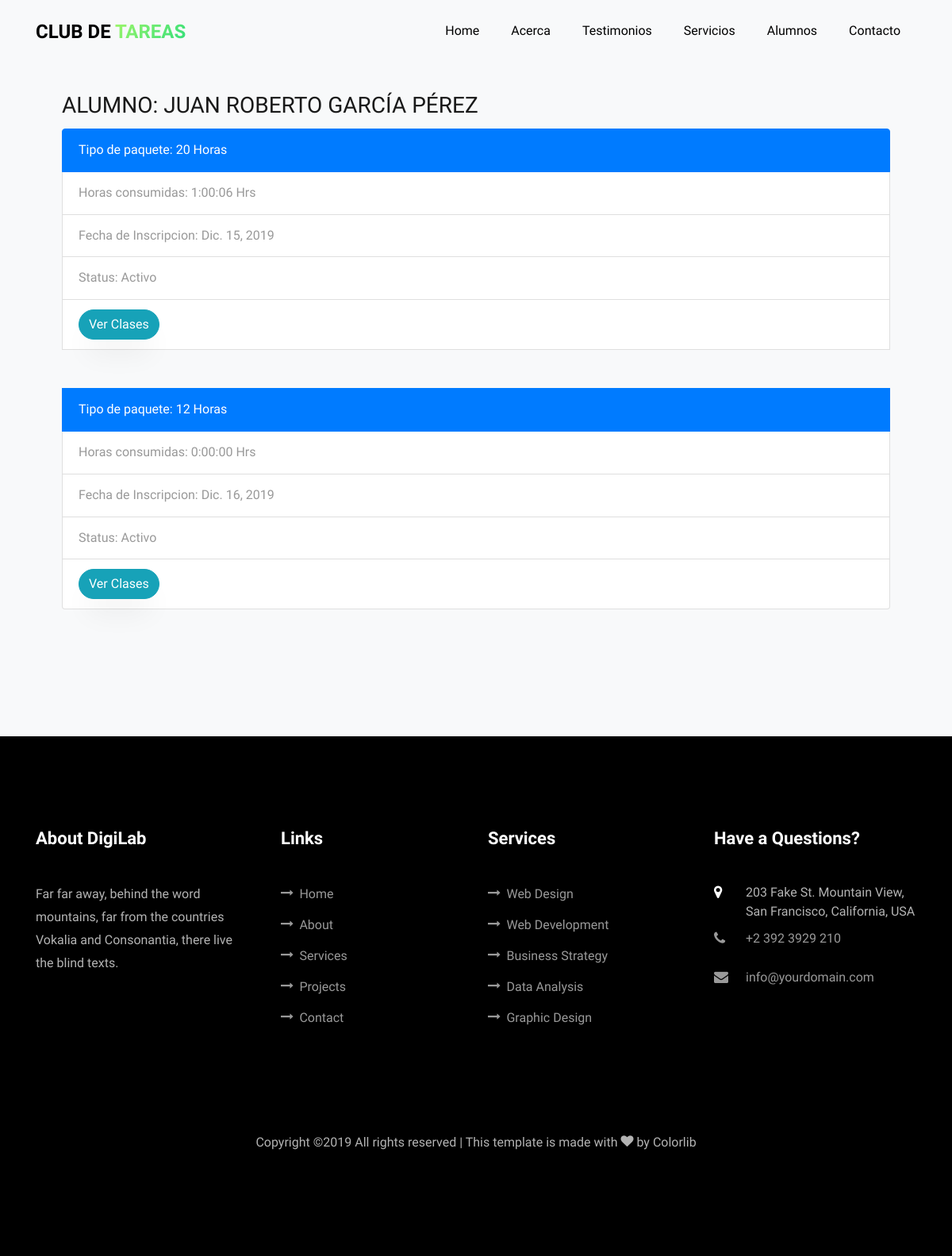
/alumnos/paquetes/68f47ca7-d247-4400-9f99-bdb701c66bbe/, run on an earlier commit of the app's database.
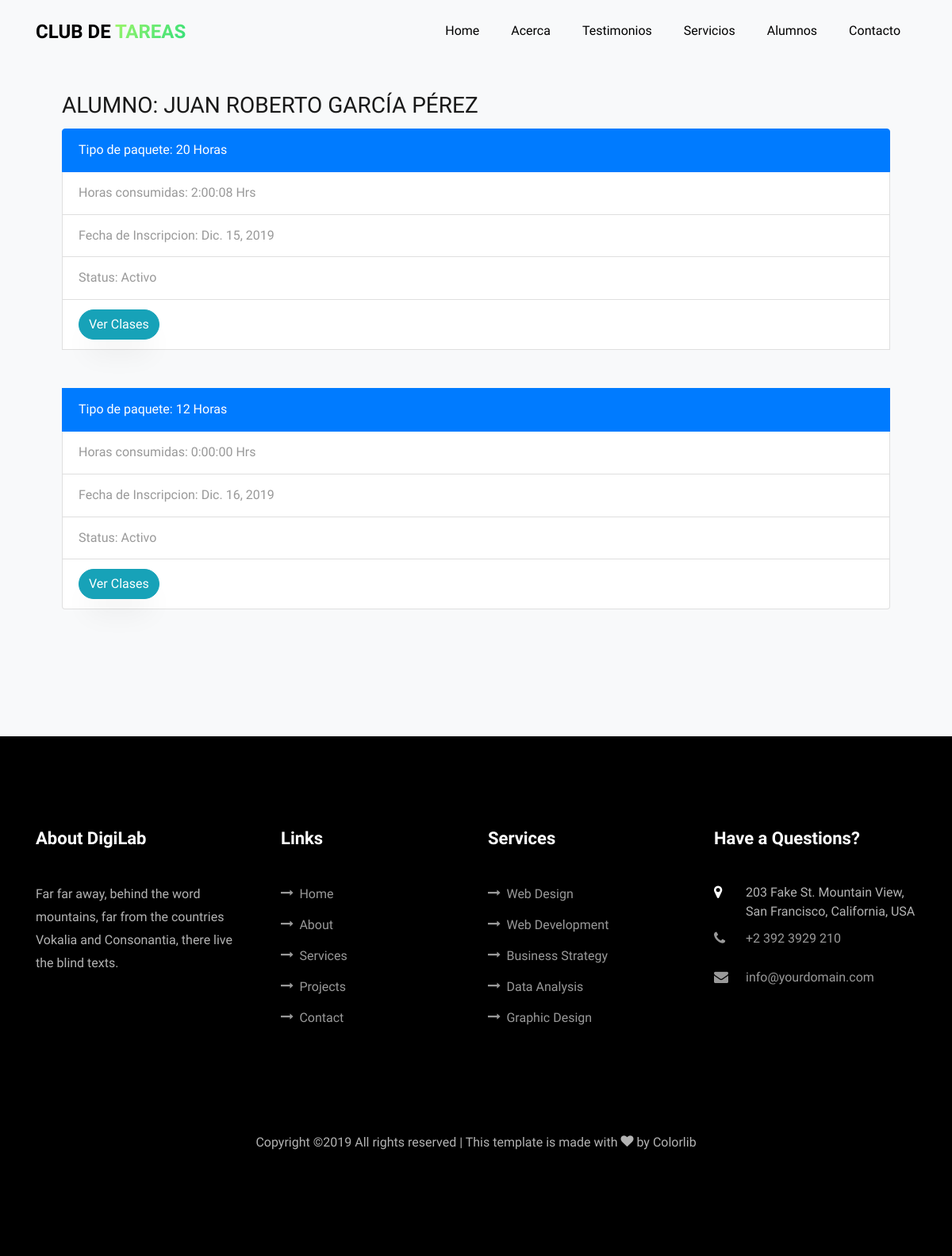
And on a later commit of the database.
### app/models.py (models this page shows)
class Paquete_Inscrito(models.Model):
     id = models.UUIDField(primary_key=True, default=uuid.uuid4, help_text="id del Paquete")
     alumno = models.ForeignKey('Alumno',on_delete=models.CASCADE,null=True)
     fecha_de_inscripcion = models.DateField(null=True,blank=True)
     horas_consumidas = models.DurationField(default=datetime.timedelta(days=0,hours=0,minutes=0))
     ESTADO_STATUS =(
     (True,'Activo'),
     (False,'Finalizado')
     )
     tipo_de_paquete = models.ForeignKey('Tipo_de_Paquete', on_delete=models.SET_NULL, null=True,help_text='Elige el tipo de paquete del alumno')
     status = models.BooleanField(default=True,choices=ESTADO_STATUS,blank=True,help_text="Elige el estado del paquete")
     class Meta:
         verbose_name = ("Paquete Inscrito")
         verbose_name_plural = ("Paquetes Inscritos")
         ordering = ['alumno__nombre']
     def __str__(self):
         if self.status == True:
             return f'{self.alumno} | Status: Activo'
         else:
            return f'{self.alumno} | Status: Finalizado'

class Tipo_de_Paquete(models.Model):
    horas = models.IntegerField(default=1)
    class Meta:
        verbose_name = ("Tipo de Paquete")
        verbose_name_plural = ("Tipos de Paquetes")
    def __str__(self):
        return f'{self.horas} Horas'

### app/views.py (the view)
# urls.py: path('alumnos/paquetes/<slug:id>/',views.paquetes,name='paquetes'),
def paquetes(request,id):
    student = Alumno.objects.all().get(id=id)
    paquetes = []
    for paquete in student.paquete_inscrito_set.all():
        paquetes.append(paquete)
    context = {
    'student' : student,
    'paquetes': paquetes
    }
    print(context)
    return render(request,'app/paquetes.html',context)

### app/models.py (called while the page is built)
    def __str__(self):
        return f'{self.nombre} { self.apellido}'

### app/templates/app/paquetes.html
{% extends 'app/base.html' %}
{% load static %}
{% block content %}
<section class="ftco-section ftco-project bg-light">
		<div class="container px-md-5">
				<h3 style="text-transform: uppercase">Alumno: {{ student.nombre }} {{ student.apellido}}</h3>
				<ul class="list-group">
					{% for paquete in paquetes %}
					 <li class="list-group-item active"> Tipo de paquete: {{ paquete.tipo_de_paquete }}</li>
					 <li class="list-group-item"> Horas consumidas: {{ paquete.horas_consumidas }} Hrs</li>
					 <li class="list-group-item"> Fecha de Inscripcion: {{ paquete.fecha_de_inscripcion }}</li>
					 {% if paquete.status%}
					 <li class="list-group-item">Status: Activo</li>
					 {% else %}
					 <li class="list-group-item" >Status: Inactivo</li>
					 {% endif%}
					 <li class="list-group-item mb-5">
						 <a href="{% url 'app:clases' student_id=student.id paquete_id=paquete.id %}">
				     <button type="button" class="btn btn-info">Ver Clases </button>
				     </a>
					 </li>
					{% endfor %}
				</ul>
		</div>
</section>
{% endblock content     %}

What changed in the data, as far as the page shows it:
changed Paquete_Inscrito "Dic. 15, 2019": horas_consumidas "1:00:06" → "2:00:08"
